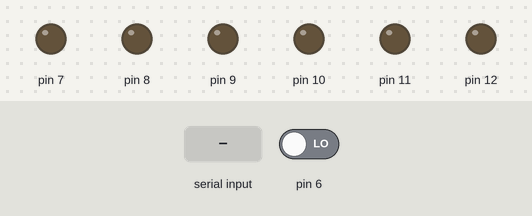
The sketch below on a simulated Arduino Uno, built with avr-gcc and run on an emulated ATmega328P. On the bench: output pins drawn as LEDs (lit = HIGH). Inputs (shaded band) come from the test bench; at power-on: pin 6 LOW.

Above: at 1.2 s.
1.3 s: "A*" received over the second serial link
At 1.8 s:
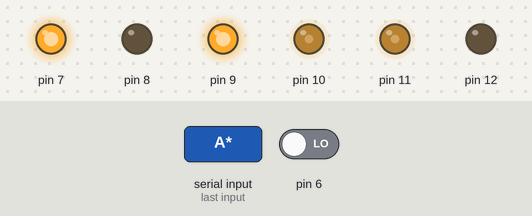
2.8 s: pin 6 driven HIGH
At 4.2 s:
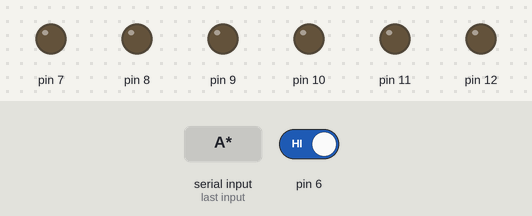
Timing chart, 0 to 5.8 s (numbered marks = the images above; inputs shaded):
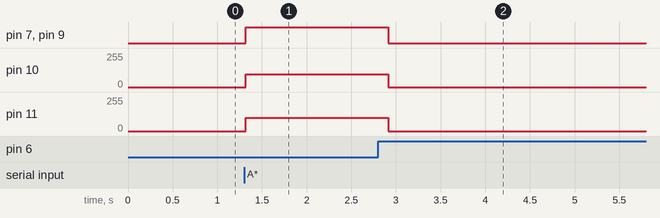

Measured:
- after the input at 1.3 s, pin 7, pin 9: LOW → HIGH at once; pin 10: 0/255 → 95/255 at once; pin 11: 0/255 → 100/255 at once
- after the input at 2.8 s, pin 8: stops changing and stays LOW; pin 12: stays LOW (without the input it goes to HIGH after 6.2 s)

The sketch:

Arduino_code.ino
```cpp
#include <SoftwareSerial.h>

SoftwareSerial gps(4,5);
SoftwareSerial xbee(2,3);

char mode='S';                                                      // Declaration of global variables
int pas=0;                                                          // To count the 8 steps of the period in auto mode
int primercop=1;                                                    // Identify that when entering Auto mode start at the beginning
int manual=0;                                                       // It is useful not to lose Manual mode when we receive the manual orders
String posicio="";                                                  // Management of strings for GPS
char posicio2[68];                                                  // Final position of the GPS
String posicio3;                                                    // Last good read position of the GPS
unsigned long milisinicials=0;                                      // To make the timings
long tiradallarga=3000;                                             // 3 seconds
long tiradacurta=700;                                               // 0'7 seconds
long tiradagiro=480;                                                // 0'48 seconds
unsigned long retard=0;                                             // To count the 5 seconds we will enable the GPS
int retardactiu=0;
int indicapos=0;                                                    // When it's worth 1, we want to read the GPS

void setup()  {                                                     // Configuration + variable initialization
   Serial.begin(9600);
   while (!Serial) {
   ;
   }
   gps.begin(9600);
   xbee.begin(9600);
   pinMode(6,INPUT);
   pinMode(7,OUTPUT);
   pinMode(8,OUTPUT);
   pinMode(9,OUTPUT);
   pinMode(10,OUTPUT);
   pinMode(11,OUTPUT);
   pinMode(12,OUTPUT);
   stopmotors();
   manual=0;
   primercop=1;
   indicapos=0;
   xbee.listen();
}

void endavant() {                                                     // Function to go forward at maximum speed
   analogWrite(10,95);
   analogWrite(11,100);
   digitalWrite(7,HIGH);
   digitalWrite(8,LOW);
   digitalWrite(9,HIGH);
   digitalWrite(12,LOW);

}

void endarrera() {                                                    // Function to go back at medium speed
   analogWrite(10,95);
   analogWrite(11,100);
   digitalWrite(7,LOW);
   digitalWrite(8,HIGH);
   digitalWrite(9,LOW);
   digitalWrite(12,HIGH);
}

void esquerra() {                                                     // Function to turn left at medium speed
   analogWrite(10,190);
   analogWrite(11,200);
   digitalWrite(7,HIGH);
   digitalWrite(8,LOW);
   digitalWrite(9,LOW);
   digitalWrite(12,HIGH);
}

void dreta() {                                                        // Function to turn right at medium speed
   analogWrite(10,190);
   analogWrite(11,200);
   digitalWrite(7,LOW);
   digitalWrite(8,HIGH);
   digitalWrite(9,HIGH);
   digitalWrite(12,LOW);
}

void stopmotors() {                                                   // Function to stop all engines
   digitalWrite(7,LOW);
   digitalWrite(8,LOW);
   digitalWrite(9,LOW);
   digitalWrite(12,LOW);
   analogWrite(10,0);
   analogWrite(11,0);
}


void loop() {                                                         // Main loop of the program
char c;
if (xbee.isListening()) {                                             // If XBEE is enabled
  c = xbee.read();                                                    // We read a character via Wi-Fi
  if ((c>='A') && (c<='z')) {
     // Serial.write(mode);
     if ((c =='g') || (c=='G')) {                                     // If we receive G, we will indicate the current position
      indicapos=1;
      } else  {                                                       // In all other cases it will be the order of the PC
        mode=c;
      }
  }
}

if (indicapos==1) {                                                   // When indicapos = 1 then we will enable the GPS
  if (retardactiu==0) {
    xbee.println("....connecting with GPS");
    gps.listen();
    retard=millis();
    retardactiu=1;
    posicio3="Position not found, check GPS coverage";
  }
  c = gps.read();                                                     // We read a character of GPS
  if (c=='$') gps.readBytesUntil('*', posicio2, 67);                  // If it begins with $ it means that we have a plot OK
  posicio=posicio2;
  if(posicio.substring(0,4) == "GPRM") posicio3=posicio2;
  if (millis()-retard > 5000) {
    xbee.listen();                                                    // If we have upgraded the Xbee for 5 seconds
    retardactiu=0;
    indicapos=0;
    xbee.println(posicio3);                                           // Print the position
  }
}

if (digitalRead(6)) {                                                 // If we found metal, we indicated it and stopped
   mode='S';
   xbee.println("Mine encountered");
   xbee.println("Possible mine detected");
   xbee.println("Browse the following coordinates");
   xbee.println("=================================");
}

if ((mode=='A') || (mode=='a')) {                                     // Modus automatic
  if (primercop==1)  {
    xbee.println("Mode automatic");
    primercop=0;
    manual=0;
    pas=0;
  }
  if (pas==0) {
    endavant();
    pas=1;
    milisinicials=millis();
  }
  if (pas==1) {
    if (millis()-milisinicials > tiradallarga) {
      //stopmotors();
      dreta();
      pas=2;
      milisinicials=millis();
    }
  }
  if (pas==2) {
    if (millis() - milisinicials > tiradagiro) {
      endavant();
      pas=3;
      milisinicials=millis();
    }
  }
  if (pas==3) {
    if (millis()- milisinicials > tiradacurta) {
      //stopmotors();
      dreta();
      pas=4;
      milisinicials=millis();
    }
  }
  if (pas==4) {
    if (millis()- milisinicials > tiradagiro) {
      endavant();
      pas=5;
      milisinicials=millis();
    }
  }
  if (pas==5) {
    if (millis()- milisinicials > tiradallarga) {
      //stopmotors();
      esquerra();
      pas=6;
      milisinicials=millis();
    }
  }
  if (pas==6) {
    if (millis()- milisinicials > tiradagiro) {
      endavant();
      pas=7;
      milisinicials=millis();
    }
  }
  if (pas==7) {
    if (millis()- milisinicials > tiradacurta) {
      //stopmotors();
      esquerra();
      pas=8;
      milisinicials=millis();
    }
  }
  if ((pas==8) && (millis()- milisinicials > tiradagiro))  pas=0;
}

if ((mode=='M') || (mode=='m') || (manual==1))  {                     // Modus manual
  if (manual==0)  xbee.println("Mode manual");
  manual =1;
  primercop=1;
  if (manual && ((mode=='F') || (mode=='f'))) endavant();
  if (manual && ((mode=='B') || (mode=='b'))) endarrera();
  if (manual && ((mode=='L') || (mode=='l'))) esquerra();
  if (manual && ((mode=='R') || (mode=='r'))) dreta();
  if (manual && ((mode=='P') || (mode=='p'))) stopmotors();
}

if ((mode =='S') || (mode=='s')) {                                    // Modus stopped
  stopmotors();
  manual=0;
  primercop=1;
  indicapos=1;
  mode='z';
}
}
```
